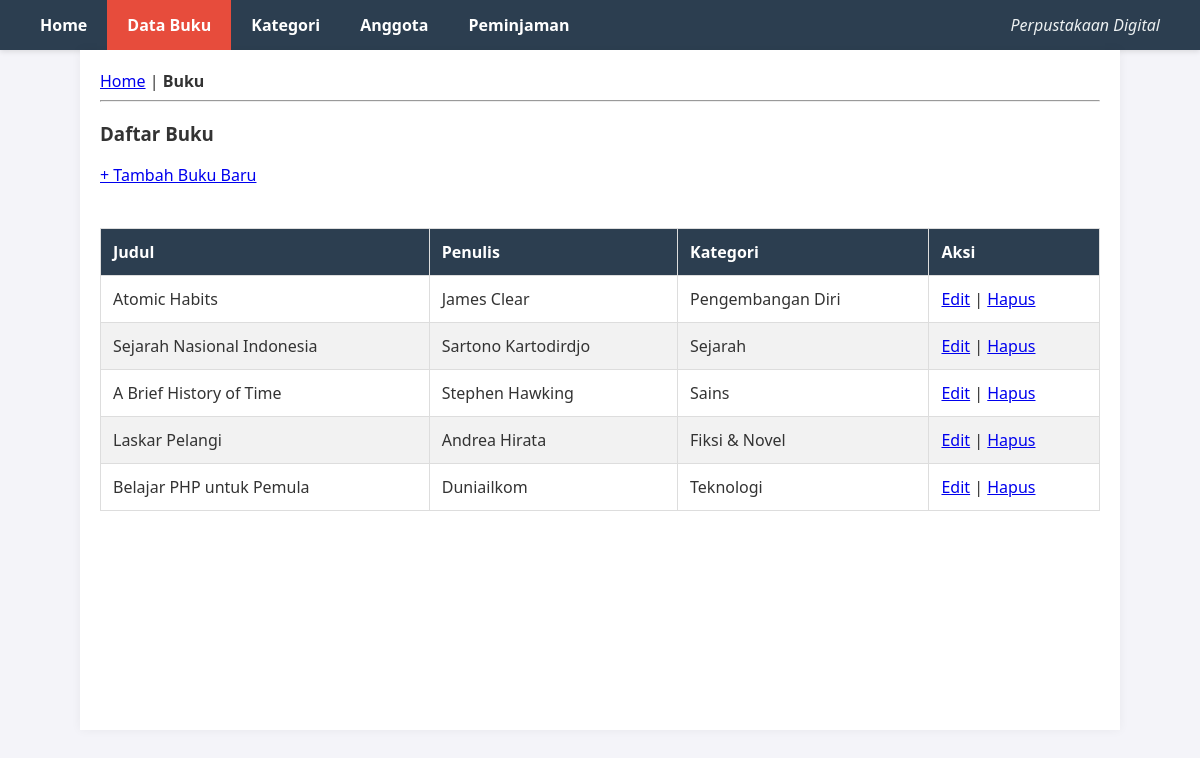
/db_tp10/index.php?page=books, run on the app's committed database.
### tables this page shows
CREATE TABLE `books` (
  `id` int(11) NOT NULL,
  `title` varchar(200) NOT NULL,
  `author` varchar(100) NOT NULL,
  `category_id` int(11) DEFAULT NULL
);

CREATE TABLE `categories` (
  `id` int(11) NOT NULL,
  `name` varchar(100) NOT NULL
);

### db_tp10/viewmodels/BookViewModel.php (called while the page is built, shortened)
<?php
require_once 'models/Book.php';
class BookViewModel {
    private $bookModel;
    public function __construct() {
        $database = new Database();
        $db = $database->getConnection();
        $this->bookModel = new Book($db);
    }
    public function showList() {
        $stmt = $this->bookModel->read();
        return $stmt->fetchAll(PDO::FETCH_ASSOC);
    }
}
?>

### db_tp10/models/Book.php (called while the page is built, shortened)
<?php
class Book {
    private $conn;
    private $table_name = "books";
    public function __construct($db) {
        $this->conn = $db;
    }
    public function read() {
        $query = "SELECT b.id, b.title, b.author, b.category_id, c.name as category_name
                  FROM " . $this->table_name . " b
                  LEFT JOIN categories c ON b.category_id = c.id
                  ORDER BY b.id DESC";
        $stmt = $this->conn->prepare($query);
        $stmt->execute();
        return $stmt;
    }
}
?>

### db_tp10/views/book_list.php (the view)
<!DOCTYPE html>
<html>
<head><title>Daftar Buku</title></head>
<body>
    <a href="index.php">Home</a> | <b>Buku</b>
    <hr>
    <h3>Daftar Buku</h3>
    <a href="index.php?page=book_create">+ Tambah Buku Baru</a>
    <br><br>
    <table border="1" cellpadding="10" cellspacing="0">
        <thead>
            <tr>
                <th>Judul</th>
                <th>Penulis</th>
                <th>Kategori</th>
                <th>Aksi</th>
            </tr>
        </thead>
        <tbody>
            <?php if(empty($books)): ?>
                <tr><td colspan="4">Belum ada data buku.</td></tr>
            <?php else: ?>
                <?php foreach ($books as $book): ?>
                <tr>
                    <td><?= $book['title'] ?></td>
                    <td><?= $book['author'] ?></td>
                    <td><?= $book['category_name'] ?></td> <td>
                        <a href="index.php?page=book_edit&id=<?= $book['id'] ?>">Edit</a> |
                        <a href="index.php?action=book_delete&id=<?= $book['id'] ?>" onclick="return confirm('Yakin hapus?')">Hapus</a>
                    </td>
                </tr>
                <?php endforeach; ?>
            <?php endif; ?>
        </tbody>
    </table>
</body>
</html>

### db_tp10/index.php (shortened to what this page needs)
<?php
require_once 'viewmodels/BookViewModel.php';
$page = isset($_GET['page']) ? $_GET['page'] : 'home';
?>
<!DOCTYPE html>
<html lang="id">
<head>
</head>
<body>
    <div class="navbar">
        <a href="index.php?page=home" class="<?= $page == 'home' ? 'active' : '' ?>">Home</a>
        <a href="index.php?page=books" class="<?= $page == 'books' ? 'active' : '' ?>">Data Buku</a>
        <a href="index.php?page=categories" class="<?= $page == 'categories' ? 'active' : '' ?>">Kategori</a>
        <a href="index.php?page=members" class="<?= $page == 'members' ? 'active' : '' ?>">Anggota</a>
        <a href="index.php?page=loans" class="<?= $page == 'loans' ? 'active' : '' ?>">Peminjaman</a>
        <span class="brand">Perpustakaan Digital</span>
    </div>
    <div class="container">
        <?php
        switch ($page) {
                ?>
                <?php
            case 'books':
                $books = (new BookViewModel())->showList();
                include 'views/book_list.php';
                break;
        }
        ?>
    </div>
</body>
</html>

### db_tp10/index.php (style rules this page uses)
body { font-family: 'Segoe UI', Tahoma, Geneva, Verdana, sans-serif; margin: 0; padding: 0; background-color: #f4f4f9; color: #333; }
.navbar { background-color: #2c3e50; overflow: hidden; padding: 0 20px; box-shadow: 0 2px 5px rgba(0,0,0,0.1); }
.navbar a { float: left; display: block; color: white; text-align: center; padding: 14px 20px; text-decoration: none; font-weight: bold; }
.navbar a.active { background-color: #e74c3c; }
.navbar .brand { float: right; color: #ecf0f1; padding: 14px 20px; font-style: italic; }
.container { padding: 20px; max-width: 1000px; margin: auto; background: white; min-height: 80vh; box-shadow: 0 0 10px rgba(0,0,0,0.05); }
table { width: 100%; border-collapse: collapse; margin-top: 20px; }
table, th, td { border: 1px solid #ddd; }
th, td { padding: 12px; text-align: left; }
th { background-color: #2c3e50; color: white; }
tr:nth-child(even) { background-color: #f2f2f2; }

### data on the page
books: title "Atomic Habits", author "James Clear", category.name "Pengembangan Diri"
books: title "Sejarah Nasional Indonesia", author "Sartono Kartodirdjo", category.name "Sejarah"
books: title "A Brief History of Time", author "Stephen Hawking", category.name "Sains"
books: title "Laskar Pelangi", author "Andrea Hirata", category.name "Fiksi & Novel"
books: title "Belajar PHP untuk Pemula", author "Duniailkom", category.name "Teknologi"
